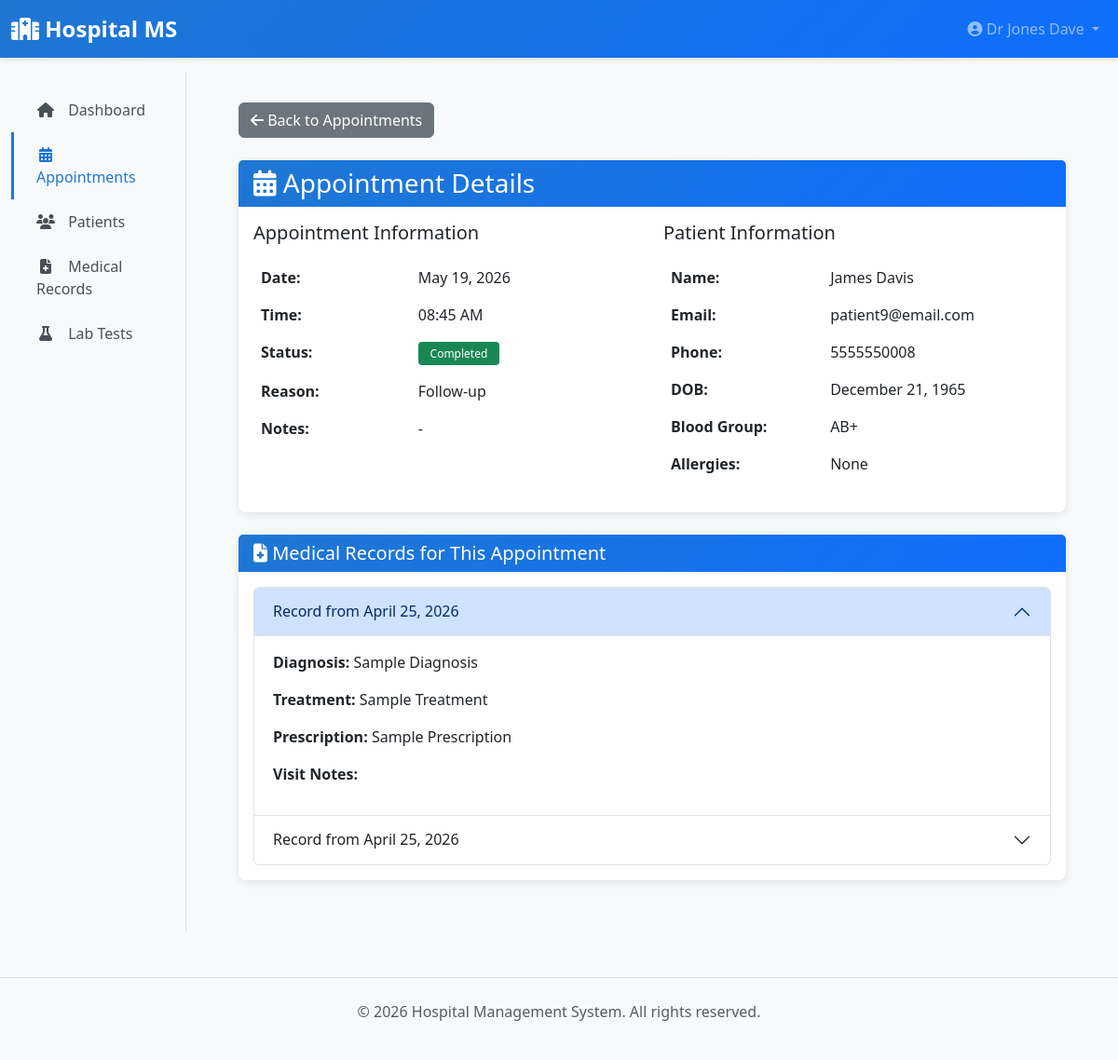
The app's page /doctor/appointment/12 (signed in), older data.
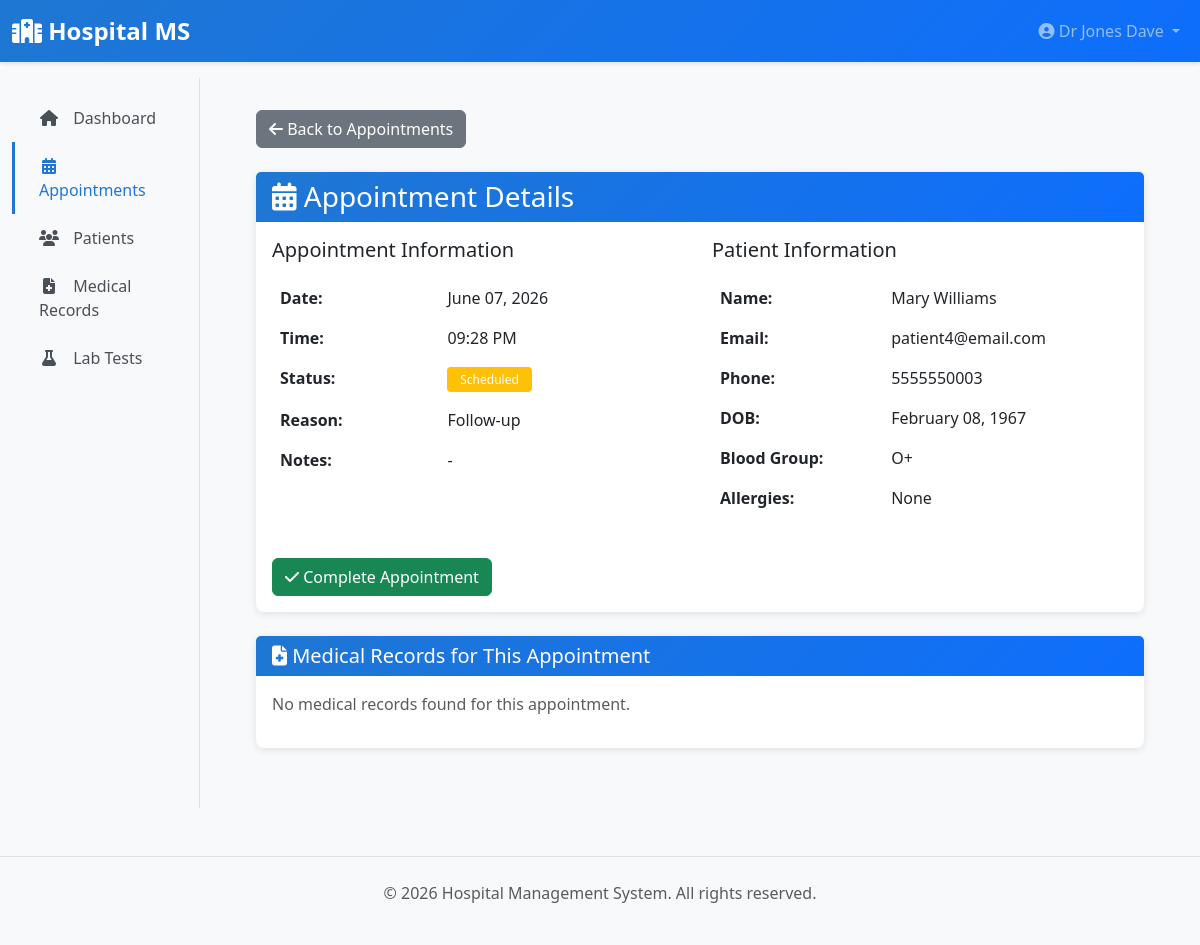
The same page, newer data.
### app/models/__init__.py (models this page shows, shortened)
class Appointment(db.Model):
    __tablename__ = 'appointments'
    id = db.Column(db.Integer, primary_key=True)
    patient_id = db.Column(db.Integer, db.ForeignKey('patients.id'), nullable=False)
    doctor_id = db.Column(db.Integer, db.ForeignKey('doctors.id'), nullable=False)
    appointment_date = db.Column(db.DateTime, nullable=False)
    reason = db.Column(db.Text)
    status = db.Column(db.String(20), default=AppointmentStatus.SCHEDULED.value, nullable=False)
    notes = db.Column(db.Text)
    created_at = db.Column(db.DateTime, default=datetime.utcnow)
    updated_at = db.Column(db.DateTime, default=datetime.utcnow, onupdate=datetime.utcnow)
    patient = db.relationship('Patient', back_populates='appointments')
    doctor = db.relationship('Doctor', back_populates='appointments')

class User(UserMixin, db.Model):
    __tablename__ = 'users'
    id = db.Column(db.Integer, primary_key=True)
    username = db.Column(db.String(80), unique=True, nullable=False, index=True)
    email = db.Column(db.String(120), unique=True, nullable=False, index=True)
    password_hash = db.Column(db.String(255), nullable=False)
    first_name = db.Column(db.String(80))
    last_name = db.Column(db.String(80))
    phone = db.Column(db.String(20))
    role = db.Column(db.Enum(UserRole), nullable=False, default=UserRole.PATIENT)
    is_active = db.Column(db.Boolean, default=True)
    created_at = db.Column(db.DateTime, default=datetime.utcnow)
    updated_at = db.Column(db.DateTime, default=datetime.utcnow, onupdate=datetime.utcnow)
    patient = db.relationship('Patient', uselist=False, back_populates='user', foreign_keys='Patient.user_id')
    doctor = db.relationship('Doctor', uselist=False, back_populates='user', foreign_keys='Doctor.user_id')
    lab_staff = db.relationship('LabStaff', uselist=False, back_populates='user', foreign_keys='LabStaff.user_id')
    def get_full_name(self):
        return f"{self.first_name} {self.last_name}".strip()

class Patient(db.Model):
    __tablename__ = 'patients'
    id = db.Column(db.Integer, primary_key=True)
    user_id = db.Column(db.Integer, db.ForeignKey('users.id'), nullable=False)
    patient_id = db.Column(db.String(20), unique=True, nullable=False)  # Medical record number
    date_of_birth = db.Column(db.Date)
    gender = db.Column(db.String(10))  # Male, Female, Other
    blood_group = db.Column(db.String(5))
    address = db.Column(db.Text)
    emergency_contact = db.Column(db.String(120))
    emergency_contact_phone = db.Column(db.String(20))
    insurance_provider = db.Column(db.String(120))
    insurance_number = db.Column(db.String(50))
    allergies = db.Column(db.Text)
    medical_history = db.Column(db.Text)
    created_at = db.Column(db.DateTime, default=datetime.utcnow)
    updated_at = db.Column(db.DateTime, default=datetime.utcnow, onupdate=datetime.utcnow)
    user = db.relationship('User', back_populates='patient', foreign_keys=[user_id])
    appointments = db.relationship('Appointment', back_populates='patient', cascade='all, delete-orphan')
    medical_records = db.relationship('MedicalRecord', back_populates='patient', cascade='all, delete-orphan')
    admissions = db.relationship('Admission', back_populates='patient', cascade='all, delete-orphan')
    lab_results = db.relationship('LabResult', back_populates='patient', cascade='all, delete-orphan')
    billing_records = db.relationship('BillingRecord', back_populates='patient', cascade='all, delete-orphan')
    prescriptions = db.relationship('Prescription', back_populates='patient', foreign_keys='Prescription.patient_id', cascade='all, delete-orphan')
    discharge_summaries = db.relationship('DischargeSummary', back_populates='patient', cascade='all, delete-orphan')
    patient_insurances = db.relationship('PatientInsurance', back_populates='patient', cascade='all, delete-orphan')

class MedicalRecord(db.Model):
    __tablename__ = 'medical_records'
    id = db.Column(db.Integer, primary_key=True)
    patient_id = db.Column(db.Integer, db.ForeignKey('patients.id'), nullable=False)
    doctor_id = db.Column(db.Integer, db.ForeignKey('doctors.id'), nullable=False)
    diagnosis = db.Column(db.Text, nullable=False)
    treatment = db.Column(db.Text)
    prescription = db.Column(db.Text)
    notes = db.Column(db.Text)
    visit_date = db.Column(db.DateTime, default=datetime.utcnow)
    created_at = db.Column(db.DateTime, default=datetime.utcnow)
    prescriptions = db.relationship('Prescription', back_populates='medical_record', foreign_keys='Prescription.medical_record_id', cascade='all, delete-orphan')
    patient = db.relationship('Patient', back_populates='medical_records')
    doctor = db.relationship('Doctor', back_populates='medical_records')

### app/blueprints/doctor.py (the view)
@doctor_bp.route('/appointment/<int:appointment_id>')
@login_required
@doctor_required
def view_appointment(appointment_id):
    doctor = current_user.doctor
    appointment = Appointment.query.get_or_404(appointment_id)
    if appointment.doctor_id != doctor.id:
        flash('You do not have permission to view this appointment.', 'danger')
        return redirect(url_for('doctor.appointments'))
    medical_records = MedicalRecord.query.filter_by(patient_id=appointment.patient_id, doctor_id=doctor.id).all()
    return render_template('doctor/appointment_detail.html', appointment=appointment, medical_records=medical_records)

### app/blueprints/doctor.py (called while the page is built)
def doctor_required(f):
    @wraps(f)
    def decorated_function(*args, **kwargs):
        if not current_user.is_authenticated or current_user.role != UserRole.DOCTOR:
            flash('You do not have permission to access this page.', 'danger')
            return redirect(url_for('main.dashboard'))
        return f(*args, **kwargs)
    return decorated_function

### app/templates/doctor/appointment_detail.html (shortened to what the changed rows need)
{% extends "layouts/base.html" %}
{% block content %}
<div class="card">
    <div class="card-body">
        <div class="row">
            <div class="col-md-6">
                <table class="table table-borderless">
                    <tbody>
                        <tr>
                            <td><strong>Date:</strong></td>
                            <td>{{ appointment.appointment_date.strftime('%B %d, %Y') }}</td>
                        </tr>
                        <tr>
                            <td><strong>Time:</strong></td>
                            <td>{{ appointment.appointment_date.strftime('%I:%M %p') }}</td>
                        </tr>
                        <tr>
                            <td>
                                {% if appointment.status == 'scheduled' %}
                                    <span class="badge bg-warning">Scheduled</span>
                                {% elif appointment.status == 'completed' %}
                                    <span class="badge bg-success">Completed</span>
                                {% else %}
                                    <span class="badge bg-danger">Cancelled</span>
                                {% endif %}
                            </td>
                        </tr>
                        <tr>
                            <td><strong>Reason:</strong></td>
                            <td>{{ appointment.reason }}</td>
                        </tr>
                        <tr>
                            <td><strong>Notes:</strong></td>
                            <td>{{ appointment.notes or '-' }}</td>
                        </tr>
                    </tbody>
                </table>
            </div>
            <div class="col-md-6">
                <table class="table table-borderless">
                    <tbody>
                        <tr>
                            <td><strong>Name:</strong></td>
                            <td>{{ appointment.patient.user.get_full_name() }}</td>
                        </tr>
                        <tr>
                            <td><strong>Email:</strong></td>
                            <td>{{ appointment.patient.user.email }}</td>
                        </tr>
                        <tr>
                            <td><strong>Phone:</strong></td>
                            <td>{{ appointment.patient.user.phone }}</td>
                        </tr>
                        <tr>
                            <td><strong>DOB:</strong></td>
                            <td>{{ appointment.patient.date_of_birth.strftime('%B %d, %Y') if appointment.patient.date_of_birth else '-' }}</td>
                        </tr>
                        <tr>
                            <td><strong>Blood Group:</strong></td>
                            <td>{{ appointment.patient.blood_group or '-' }}</td>
                        </tr>
                        <tr>
                            <td><strong>Allergies:</strong></td>
                            <td>{{ appointment.patient.allergies or 'None' }}</td>
                        </tr>
                    </tbody>
                </table>
            </div>
        </div>
        {% if appointment.status == 'scheduled' %}
        <div class="mt-4">
            <form action="{{ url_for('doctor.complete_appointment', appointment_id=appointment.id) }}" method="POST">
                <button type="submit" class="btn btn-success" onclick="return confirm('Mark this appointment as completed?')">
                    <i class="fas fa-check"></i> Complete Appointment
                </button>
            </form>
        </div>
        {% endif %}
    </div>
</div>
<div class="card mt-4">
    <div class="card-body">
        {% if medical_records %}
            <div class="accordion" id="recordsAccordion">
                {% for record in medical_records %}
                <div class="accordion-item">
                    <h2 class="accordion-header">
                        <button class="accordion-button {% if loop.index != 1 %}collapsed{% endif %}" type="button" data-bs-toggle="collapse" data-bs-target="#record{{ record.id }}">
                            Record from {{ record.visit_date.strftime('%B %d, %Y') }}
                        </button>
                    </h2>
                    <div id="record{{ record.id }}" class="accordion-collapse collapse {% if loop.index == 1 %}show{% endif %}" data-bs-parent="#recordsAccordion">
                        <div class="accordion-body">
                            <p><strong>Diagnosis:</strong> {{ record.diagnosis }}</p>
                            <p><strong>Treatment:</strong> {{ record.treatment }}</p>
                            <p><strong>Prescription:</strong> {{ record.prescription }}</p>
                            <p><strong>Visit Notes:</strong> {{ record.visit_notes }}</p>
                        </div>
                    </div>
                </div>
                {% endfor %}
            </div>
        {% else %}
            <p class="text-muted">No medical records found for this appointment.</p>
        {% endif %}
    </div>
</div>
{% endblock %}

Row changes from the older to the newer data that the page shows:
no longer on this page (row edited): User: patient.user.get_full_name "James Davis", patient.user.email "patient9@email.com", patient.user.phone "5555550008"
no longer on this page (row edited): Patient: patient.date_of_birth "December 21, 1965", patient "AB+", patient "None"
no longer on this page (row edited): MedicalRecord: visit_date "April 25, 2026", diagnosis "Sample Diagnosis", treatment "Sample Treatment", prescription "Sample Prescription"
no longer on this page (row edited): MedicalRecord: visit_date "April 25, 2026"
changed Appointment "Follow-up": appointment_date "May 19, 2026" → "June 07, 2026"; appointment_date "08:45 AM" → "09:28 PM"; status "completed" → "scheduled" (drawn)
now on this page (row edited): User: patient.user.get_full_name "Mary Williams", patient.user.email "patient4@email.com", patient.user.phone "5555550003"
now on this page (row edited): Patient: patient.date_of_birth "February 08, 1967", patient "O+", patient "None"
Text that changed along with them:
text no longer shown: "Completed"
text now shown: "Scheduled Complete Appointment No medical records found for this appointment."
